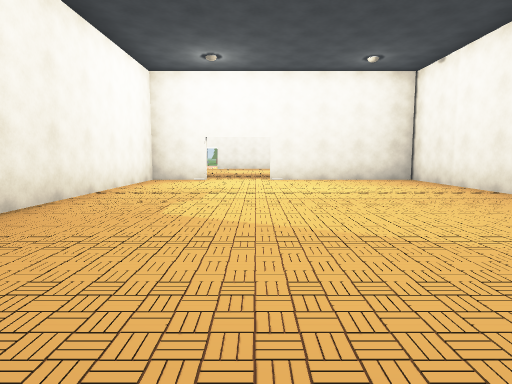
[1] (above)

12 first-person views from a walk through a Unity game level. The camera is 1.3 m above the floor, tilts 6° down and sees 75° across. The floor is counted in squares, 2 m on a side. Each view is taken from the middle of a square. On the plan, view 1 faces up. The plan holds only what a view shows up to about 10 squares ahead; the rest is blank. The place goes on beyond the plan. Flat ground stands in for the terrain. The player is left out. Some surface patterns are stand-ins.

[2]
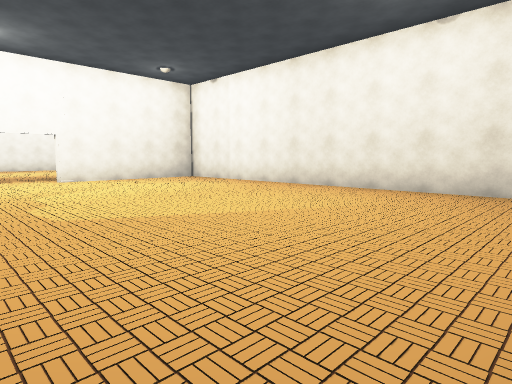

[3]
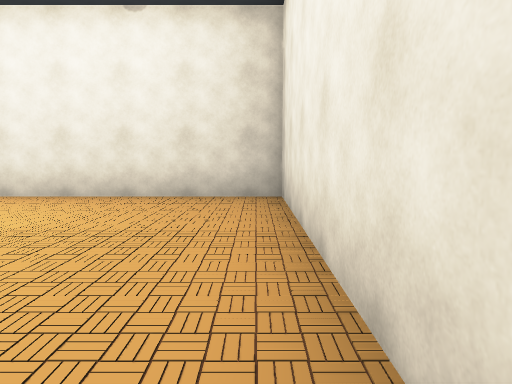

[4]
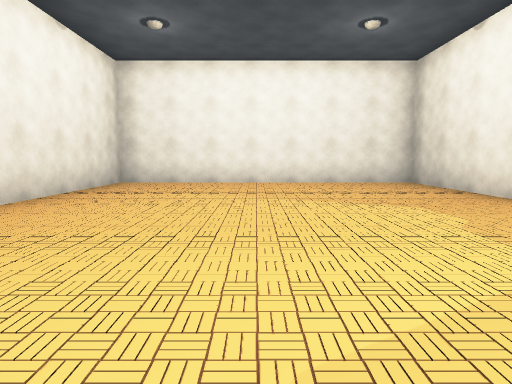

[5]
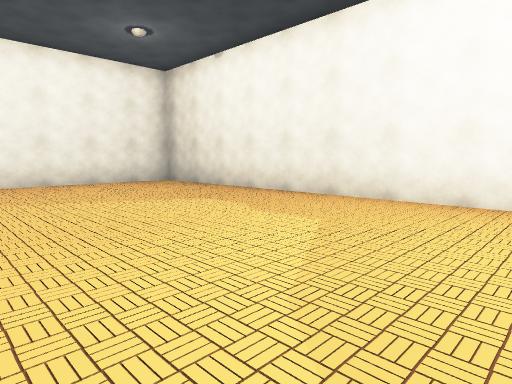

[6]
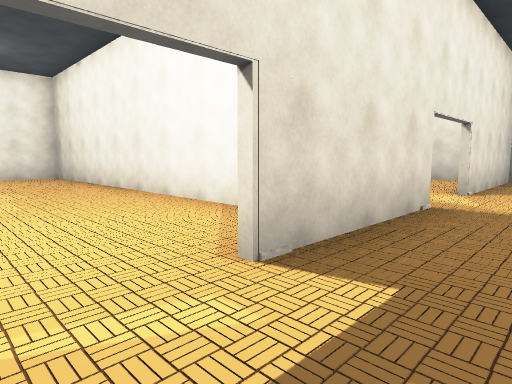

[7]
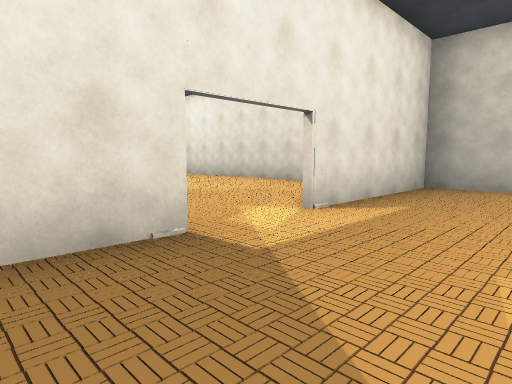

[8]
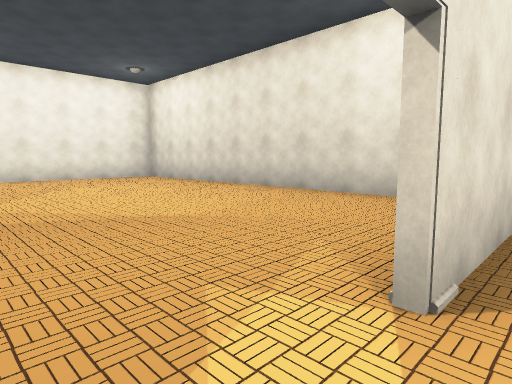

[9]
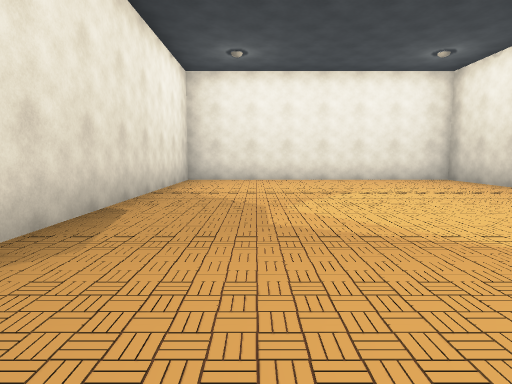

[10]
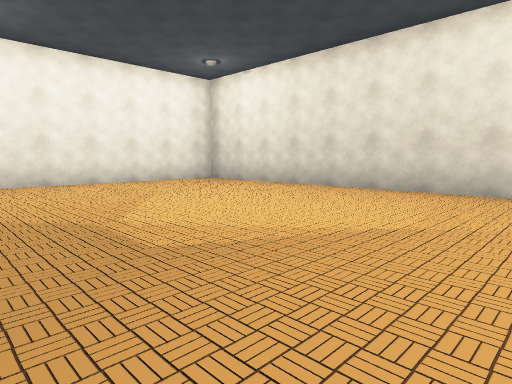

[11]
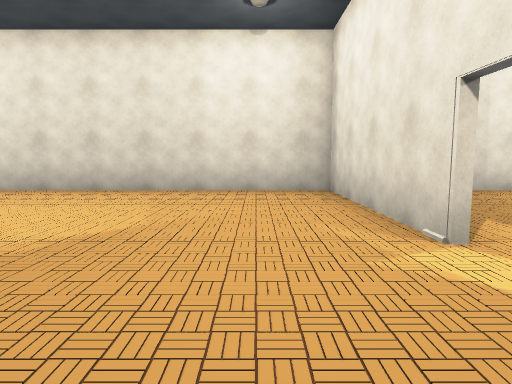

[12]
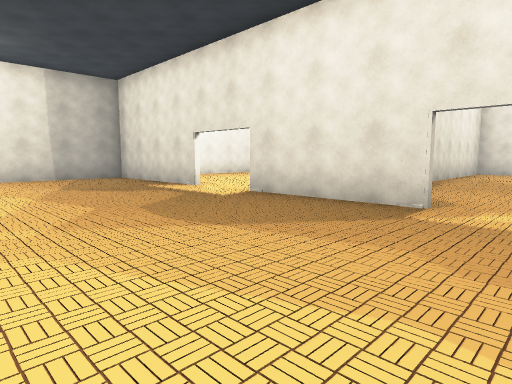

### Floor plan
Ten units are one square. View 1 is at (0, 0); x grows to the right and y downward. Boxes are objects, and circles mark ways between rooms. Rooms are numbered by the first view taken in them; rooms with no view inside come last. Other rooms are left out.
<svg viewBox="-109 -135 159 145">
<path fill="none" stroke="#000" d="M-14 -94 -29 -94 -29 5M-30 4 44 4 44 -91M45 -94 4 -94M-46 -96 -14 -96M4 -96 39 -96M-104 -130 -104 -90M-104 -96 -64 -96M44 -91 44 -126M-31 5 -31 -66M-64 -94 -104 -94M-104 -90 -104 4 -30 4"/>
<circle cx="-5" cy="-90" r="3" fill="#2a7"/>
<circle cx="-55" cy="-90" r="3" fill="#2a7"/>
<text x="10" y="-40">1</text>
<text x="-30" y="-120">2</text>
<text x="-60" y="-40">3</text>
</svg>
Room 1 opens to room 2. Room 2 opens to room 3.

Where each view was taken, in squares from view 1:
view 1: 0 up, 0 right, facing up
view 2: 0 up, 2 left, facing up-right
view 3: 0 up, 1 left, facing right
view 4: 8 up, 1 right, facing down
view 5: 8 up, 2 right, facing down-left
view 6: 11 up, 0 right, facing down-left
view 7: 12 up, 3 left, facing down-left
view 8: 10 up, 5 left, facing down-left
view 9: 9 up, 5 left, facing down
view 10: 8 up, 4 left, facing down-left
view 11: 8 up, 4 left, facing left
view 12: 14 up, 6 left, facing down-right
